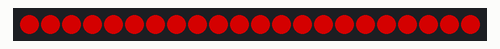
This sketch was run on a simulated ESP32. On the bench: 22 RGB LEDs in strip order, left to right. Dim RGB values are drawn brighter than linear; random numbers use the default seed unless the sketch sets one.

Above: at 0.1 s.
At 0.7 s:
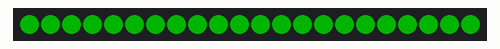
At 1.2 s:
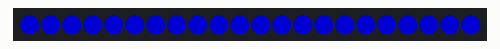
At 2.3 s:
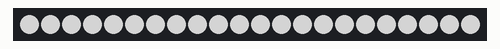
At 3.9 s:
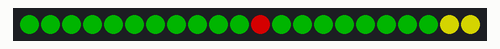
At 37.9 s:
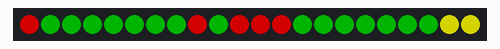

The sketch:

Code.ino
```cpp
// (licence header left out)
// ###########################################################################################################################################
// # Code version:
// ###########################################################################################################################################
String Code_Version = "V1.0.0";


// ###########################################################################################################################################
// # Includes:
// #
// # FastLED                // by Daniel Garcia               // https://github.com/FastLED/FastLED
// #
// ###########################################################################################################################################
#include "FastLED.h"


// ###########################################################################################################################################
// # Hardware settings:
// ###########################################################################################################################################
// How many LEDs are in your neon LED strip?:
#define NUM_LEDS 22  // 161 is the max. amount in the neon led strip
// Data pin on the ESP32:
#define DATA_PIN 32


// ###########################################################################################################################################
// # LED and animation settings:
// ###########################################################################################################################################
int UseStartTestRGB = 1;     // Perform the RGB startup test (1) or not (0)
int LEDbrightness = 128;     // Set LED brightness (0-255)
int UseAnimation = 1;        // Use animation (1) in the loop function or not (0)
int AnimationSpeed = 10000;  // Animation speed in milliseconds, 10000 = 10 seconds


// ###########################################################################################################################################
// # Definitions:
// ###########################################################################################################################################
// Define the array of leds:
CRGB leds[NUM_LEDS];


// ###########################################################################################################################################
// # Startup function:
// ###########################################################################################################################################
void setup() {
  // Serial.begin(115200);

  // Initialize the LED strip:
  FastLED.addLeds<WS2811, DATA_PIN, BRG>(leds, NUM_LEDS);

  // Switch all LEDs off first:
  LEDS.showColor(CRGB(0, 0, 0));

  // Set LED brightness (0-255):
  LEDS.setBrightness(LEDbrightness);

  // Some animation and LED RGB color output testing first:
  if (UseStartTestRGB == 1) {
    // Set all LEDs to red:
    for (int i = 0; i < NUM_LEDS; i++) {
      leds[i] = CRGB::Red;
      FastLED.show();
      // delay(25);
    }
    delay(500);

    // Set all LEDs to green:
    for (int i = 0; i < NUM_LEDS; i++) {
      leds[i] = CRGB::Green;
      FastLED.show();
      // delay(25);
    }
    delay(500);

    // Set all LEDs to blue:
    for (int i = 0; i < NUM_LEDS; i++) {
      leds[i] = CRGB::Blue;
      FastLED.show();
      // delay(25);
    }
    delay(500);
  }

  // Set all LEDs to white:
  for (int i = 0; i < NUM_LEDS; i++) {
    leds[i] = CRGB::White;
    FastLED.show();
    delay(25);
  }
  delay(1000);


  // XMAS tree mode:
  if (UseAnimation == 1) {
    // Set all LEDs in the tree to green:
    for (int i = 0; i < NUM_LEDS; i++) {
      leds[i] = CRGB::Green;
      FastLED.show();
      delay(25);
    }

    // Set the top 2 LEDs to yellow:
    for (int i = NUM_LEDS - 2; i < NUM_LEDS; i++) {
      leds[i] = CRGB::Yellow;
      FastLED.show();
      delay(25);
    }
  }
}


// ###########################################################################################################################################
// # Runtime function:
// ###########################################################################################################################################
void loop() {
  if (UseAnimation == 1) {  // XMAS tree mode:
    // Set all LEDs to green:
    for (int i = 0; i < NUM_LEDS - 2; i++) {
      leds[i] = CRGB::Green;
    }
    // 5 random "ornament" pixels:
    for (int i = 0; i <= 5; i++) {
      int randNumber = random(0, NUM_LEDS - 3);
      leds[randNumber] = CRGB::Red;  // Red ornament color
      FastLED.show();
      delay(AnimationSpeed / 5);
    }
  }
}
```

Measured:
- what the display in image 1 shows lasts 0.6 s, from 0.6 s to 1.2 s
- what the display in image 5 shows lasts 2.0 s, from 37.9 s to 39.9 s
